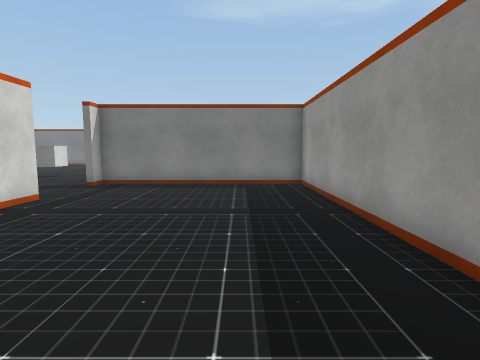
view 1 (above)

16 first-person views from a walk through a 3-D level made in the Unity game engine. The camera is 1.3 m above the floor, tilts 6° down and sees 80° across. Doors are open. The floor is counted in squares, 1 m on a side. Each view is taken from the middle of a square. On the plan, view 1 faces up. The plan holds only what a view shows up to about 13 squares ahead; the rest is blank. The place goes on beyond the plan. The player character is not drawn. Some surface patterns are stand-ins.

view 2
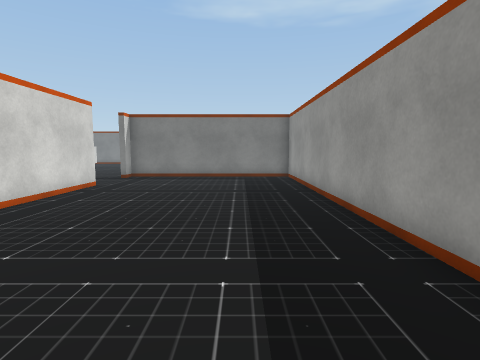

view 3
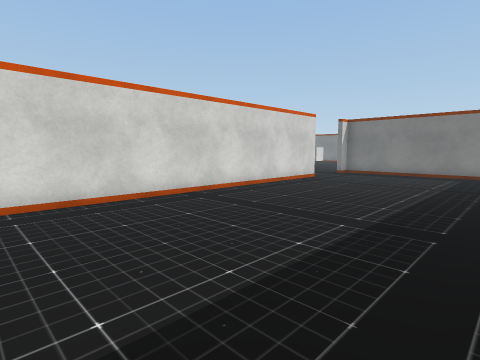

view 4
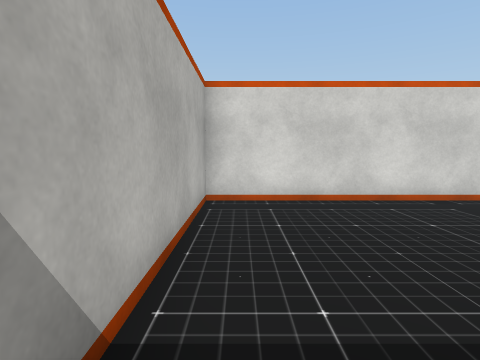

view 5
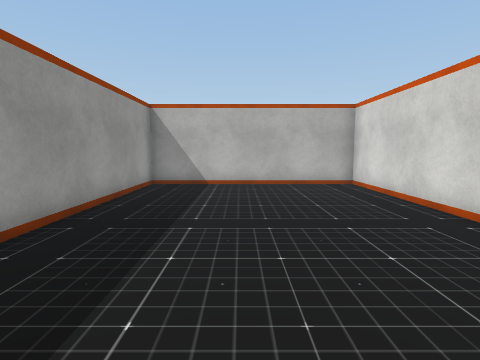

view 6
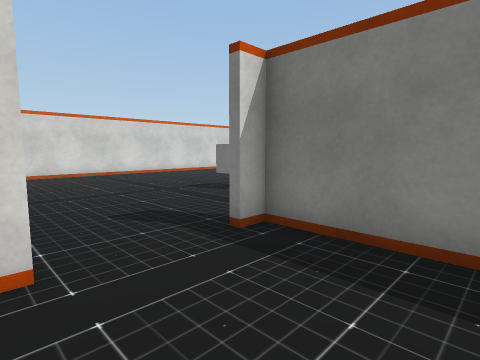

view 7
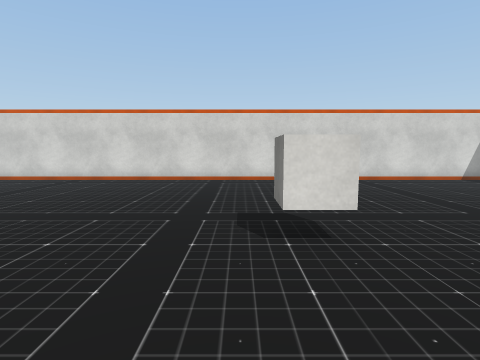

view 8
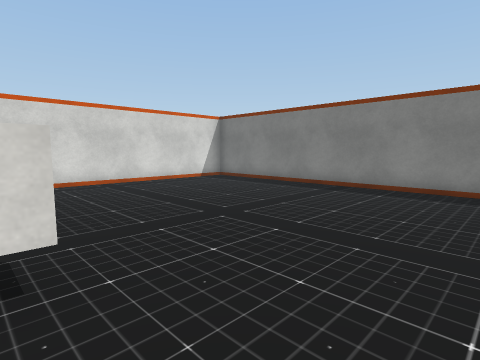

view 9
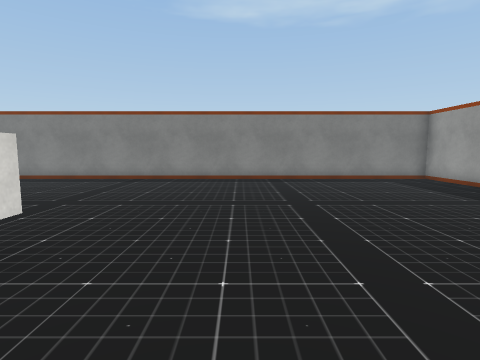

view 10
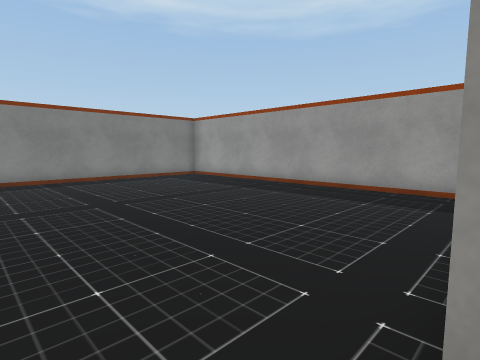

view 11
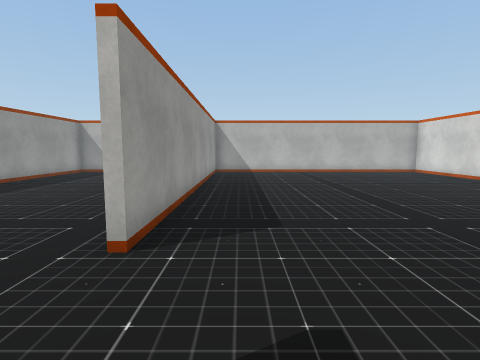

view 12
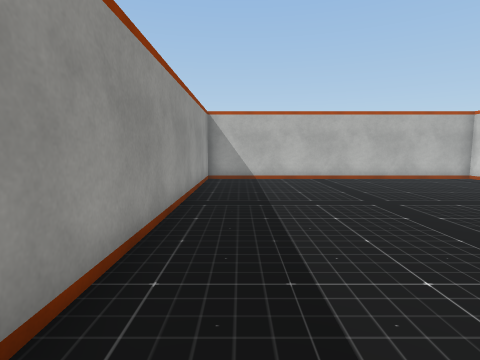

view 13
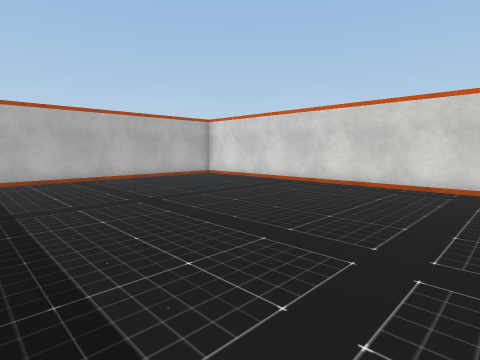

view 14
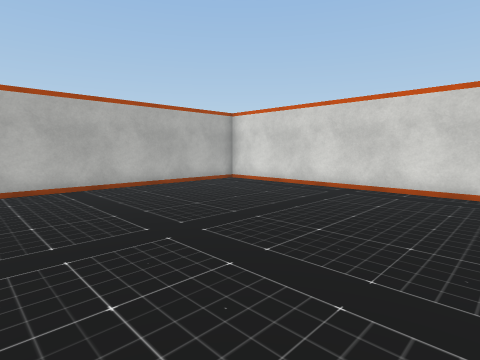

view 15
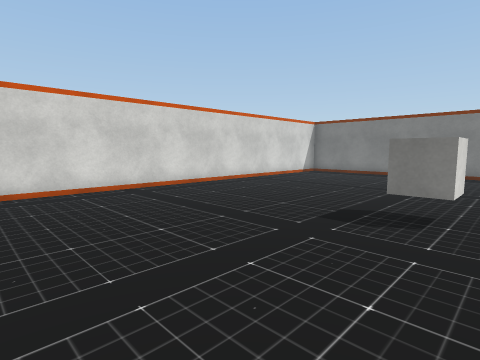

view 16
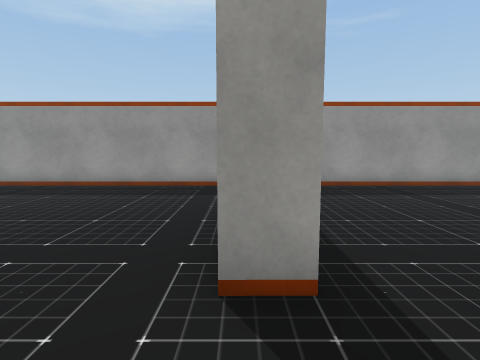

### Floor plan
Ten units are one square. View 1 is at (0, 0); x grows to the right and y downward. Boxes are objects, and circles mark ways between rooms. Rooms are numbered by the first view taken in them; rooms with no view inside come last. Other rooms are left out.
<svg viewBox="-179 -244 208 308">
<path fill="none" stroke="#000" d="M-53 -75 -53 59 24 59 24 -109 -53 -109 -53 -102M-56 -102 -56 -112M24 -118 24 -239 -160 -239M-174 -235 -174 59 -56 59 -56 -75"/>
<rect x="-95" y="-145" width="10" height="10" fill="#bbb"><title>other object</title></rect>
<circle cx="-55" cy="-90" r="3" fill="#2a7"/>
<text x="-10" y="-30">1</text>
<text x="-90" y="-110">2</text>
</svg>
Room 1 opens to room 2.

Where each view was taken, in squares from view 1:
view 1: 0 up, 0 right, facing up
view 2: 3 down, 0 right, facing up
view 3: 5 down, 2 right, facing up-left
view 4: 5 down, 2 right, facing left
view 5: 5 up, 1 left, facing down
view 6: 7 up, 2 left, facing up-left
view 7: 13 up, 5 left, facing left
view 8: 14 up, 6 left, facing up-left
view 9: 11 up, 6 left, facing up
view 10: 11 up, 7 left, facing up-right
view 11: 11 up, 7 left, facing down
view 12: 7 up, 7 left, facing down
view 13: 7 up, 7 left, facing down-left
view 14: 4 up, 8 left, facing down-left
view 15: 8 up, 8 left, facing up-left
view 16: 11 up, 8 left, facing right
